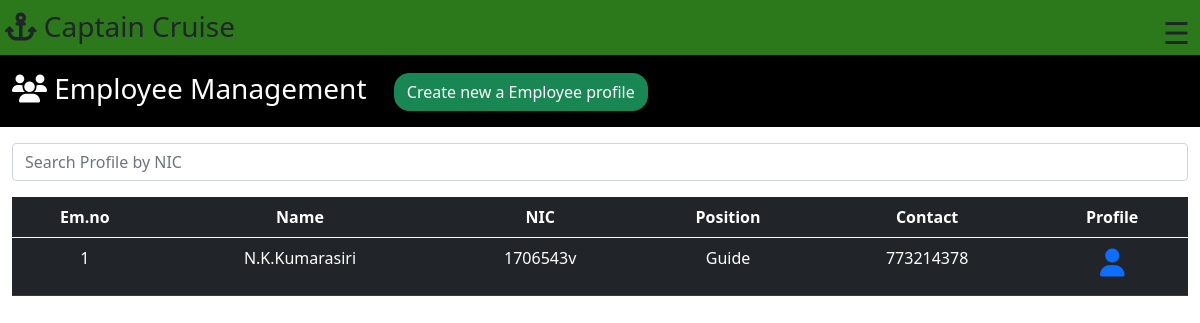
Before: /Employee/employee.php with the older database file.
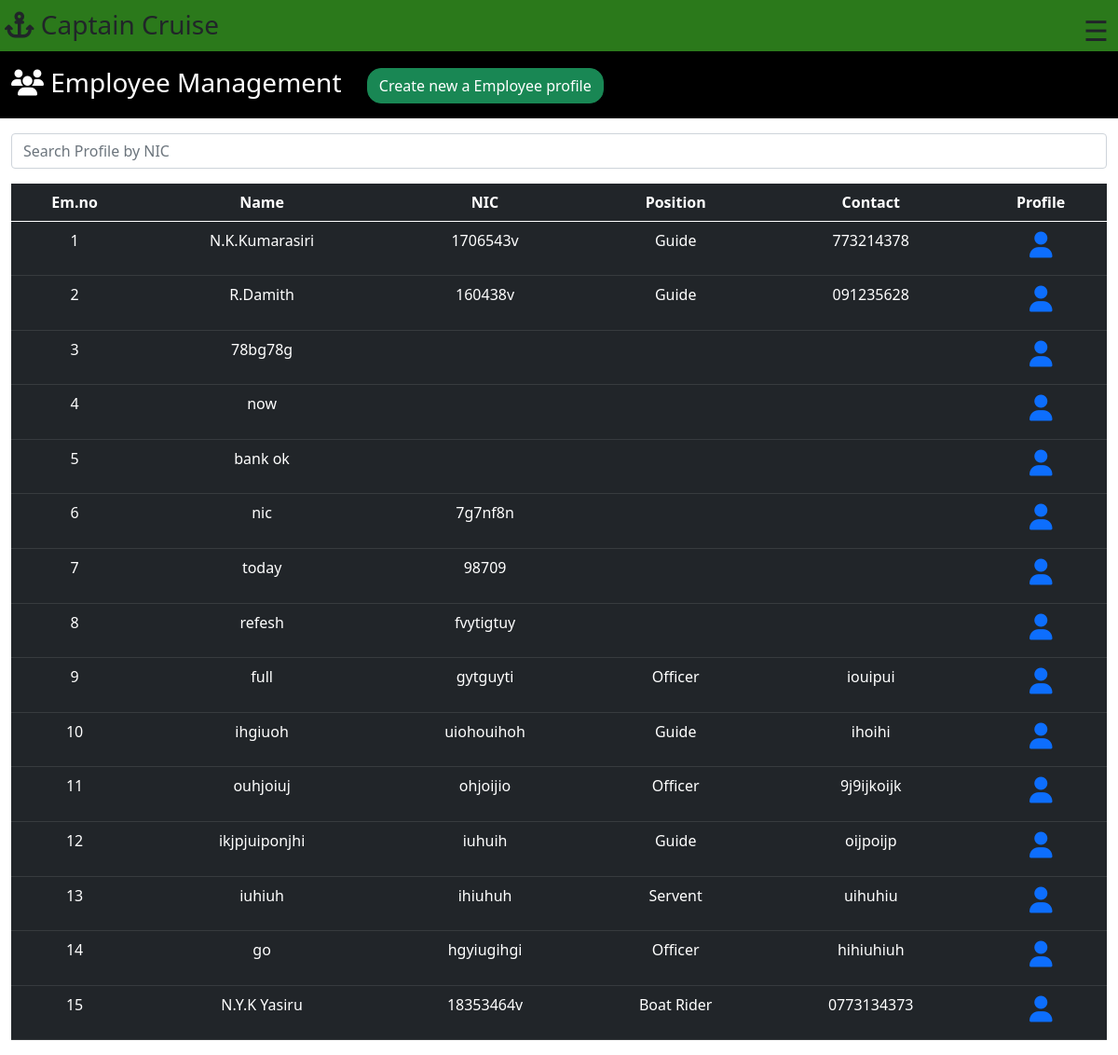
After: the same page with the newer database file.
### tables this page shows
CREATE TABLE `employee` (
  `ID` int(100) NOT NULL,
  `EmNIC` varchar(100) NOT NULL,
  `Name` varchar(100) NOT NULL,
  `Position` varchar(100) NOT NULL,
  `JobDate` varchar(100) NOT NULL,
  `Address` varchar(200) NOT NULL,
  `Contact` varchar(100) NOT NULL,
  `Birthdate` varchar(100) NOT NULL,
  `Picture` varchar(100) NOT NULL,
  `Gender` text NOT NULL,
  `PositionDescribe` varchar(100) NOT NULL,
  `Qualifications` varchar(200) NOT NULL,
  `JobLocation` varchar(50) NOT NULL,
  `Quace` varchar(25) NOT NULL,
  `Medice` varchar(25) NOT NULL,
  `Charce` varchar(25) NOT NULL,
  `Bankaccount` varchar(25) NOT NULL
);

### Employee/employee.php (the view, shortened to what this page needs)
<!DOCTYPE html>
<html lang="en">
<head>
    <link rel="stylesheet" href="./employee.css?v=<?php echo time(); ?>">
    <link href="https://cdn.jsdelivr.net/npm/bootstrap@5.1.0/dist/css/bootstrap.min.css" rel="stylesheet">
    <link rel="stylesheet" href="../common-code/navbar.css?v=<?php echo time(); ?>">
</head>
<body>
    <div class="container-fluid">
           <?php include("../common-code/navbar.php"); ?>
           <div class="row mt-5 pt-4 pb-2" id="row3">
               <div class="row">
                    <h3><i class="fa fa-users" aria-hidden="true"></i> Employee Management  <input type="button" title="For Create a new Employee profile click me." class="btn btn-success" popup-open="popup-1" href="javascript:void(0)" id="createbtn" value="Create new a Employee profile"></h3>
               </div>
            </div>
            <div class="row mt-3" id="row4">
                  <div class="form-group has-search">
                      <input type="text" onkeyup="search()" id="searchbox" class="form-control" placeholder="Search Profile by NIC">
                 </div>
            </div>
            <div class="row mt-3" id="row5">
                <div class="table-responsive">
                    <table class="table table-dark text-center" id="Employee-details">
                        <thead>
                            <tr>
                                <th>Em.no</th>
                                <th>Name</th>
                                <th>NIC</th>
                                <th>Position</th>
                                <th>Contact</th>
                                <th>Profile</th>
                            </tr>
                        </thead>
                        <tbody>
                            <?php
                              $connection = mysqli_connect('localhost', 'root', '', 'captaincruise');
                              $sql = "SELECT * FROM employee ";
                              $result = mysqli_query($connection , $sql);
                              while($row = mysqli_fetch_array($result)){
                            echo "<tr>";
                            echo "<td>".$row['ID']."</td>";
                            echo "<td>".$row['Name']."</td>";
                            echo "<td>".$row['EmNIC']."</td>";
                            echo "<td>".$row['Position']."</td>";
                            echo "<td>".$row['Contact']."</td>";
                            echo "<td><h3><a href=\"./Profile/profile.php?id=".$row['ID']."\"><i class=\"fa fa-user\" aria-hidden=\"true\" title=\"Watch Profile\"></i></a></h3></td>";
                            echo "</tr>";
                              }
                           ?>
                        </tbody>
                    </table>
                </div>
            </div>
    </div>
</body>
</html>

Changed rows visible on the page:
added employee: ID "2", Name "R.Damith", EmNIC "160438v", Position "Guide", Contact "091235628"
added employee: ID "3", Name "78bg78g"
added employee: ID "4", Name "now"
added employee: ID "5", Name "bank ok"
added employee: ID "6", Name "nic", EmNIC "7g7nf8n"
added employee: ID "7", Name "today", EmNIC "98709"
added employee: ID "8", Name "refesh", EmNIC "fvytigtuy"
added employee: ID "9", Name "full", EmNIC "gytguyti", Position "Officer", Contact "iouipui"
added employee: ID "10", Name "ihgiuoh", EmNIC "uiohouihoh", Position "Guide", Contact "ihoihi"
added employee: ID "11", Name "ouhjoiuj", EmNIC "ohjoijio", Position "Officer", Contact "9j9ijkoijk"
added employee: ID "12", Name "ikjpjuiponjhi", EmNIC "iuhuih", Position "Guide", Contact "oijpoijp"
added employee: ID "13", Name "iuhiuh", EmNIC "ihiuhuh", Position "Servent", Contact "uihuhiu"
added employee: ID "14", Name "go", EmNIC "hgyiugihgi", Position "Officer", Contact "hihiuhiuh"
added employee: ID "15", Name "N.Y.K Yasiru", EmNIC "18353464v", Position "Boat Rider", Contact "0773134373"
